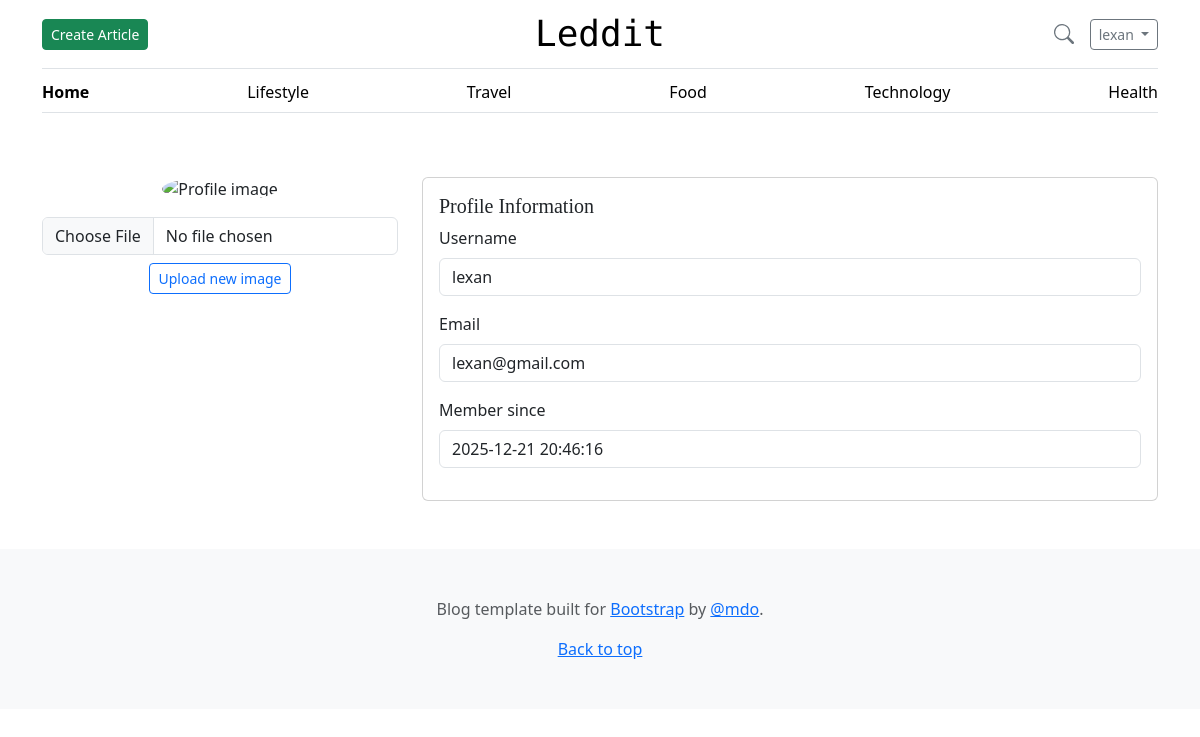
Page /users/user_profile.php (signed in) on the committed database.
### tables this page shows
CREATE TABLE users (
    user_id INT AUTO_INCREMENT PRIMARY KEY,  
    username VARCHAR(50) NOT NULL UNIQUE,    
    password_hash VARCHAR(255) NOT NULL,     
    email VARCHAR(100) UNIQUE,               
    is_active BOOLEAN DEFAULT TRUE,          
    created_at TIMESTAMP DEFAULT CURRENT_TIMESTAMP,  
    updated_at TIMESTAMP DEFAULT CURRENT_TIMESTAMP ON UPDATE CURRENT_TIMESTAMP  
);

### www/users/user_profile.php (the view, shortened to what this page needs)
<?php
require_once("../db_access.php");
$user_id = $_SESSION["user_id_logged_in"] ?? null;
$sql = "SELECT users.user_id, users.username, users.email, users.created_at, user_image.file_path, user_image.alt_text
        FROM users
        LEFT JOIN user_image
            ON users.user_id = user_image.FK_user_id
        WHERE user_id = ?
        AND is_active = 1
        LIMIT 1;
";
$stmt = $pdo->prepare($sql);
$stmt->execute([$user_id]);
$user = $stmt->fetch(PDO::FETCH_ASSOC);
?>
<!DOCTYPE html>
<html lang="en">
<head>
    <?php readfile("../assets/head.html"); ?>
</head>
<body>
<?php require_once("../assets/navbar.php"); ?>
<main class="container py-5">
    <div class="row g-4">
        <div class="col-md-4 text-center">
            <img
                src="<?= $user["file_path"]
                    ? htmlspecialchars($user["file_path"])
                    : '/assets/img/default-avatar.png' ?>"
                class="img-fluid rounded-circle mb-3"
                alt="<?= htmlspecialchars($user["alt_text"] ?? 'Profile image') ?>"
                style="max-width: 200px;"
            >
            <form method="post" action="save_profile_picture.php" enctype="multipart/form-data">
                <div class="mb-2">
                    <input type="file" name="profile_image" class="form-control" accept="image/*" required>
                </div>
                <button type="submit" class="btn btn-outline-primary btn-sm">
                    Upload new image
                </button>
            </form>
        </div>
        <div class="col-md-8">
            <div class="card">
                <div class="card-body">
                    <h5 class="card-title">Profile Information</h5>
                    <div class="mb-3">
                        <label class="form-label">Username</label>
                        <input type="text" class="form-control" value="<?= htmlspecialchars($user["username"]) ?>" readonly>
                    </div>
                    <div class="mb-3">
                        <label class="form-label">Email</label>
                        <input type="email" class="form-control" value="<?= htmlspecialchars($user["email"]) ?>" readonly>
                    </div>
                    <div class="mb-3">
                        <label class="form-label">Member since</label>
                        <input type="text" class="form-control" value="<?= htmlspecialchars($user["created_at"]) ?>" readonly>
                    </div>
                </div>
            </div>
        </div>
    </div>
</main>
<?php readfile("../assets/footer.html"); ?>
</body>
</html>

### www/assets/css/blog.css (style rules this page uses)
h1, h2, h3, h4, h5, h6 { font-family: "Playfair Display", Georgia, "Times New Roman", serif; }

### rows in the picture
users: username "lexan", email "lexan@gmail.com", created_at "2025-12-21 20:46:16"

### other values in the picture
$_SESSION["user_name_logged_in"] "lexan"
